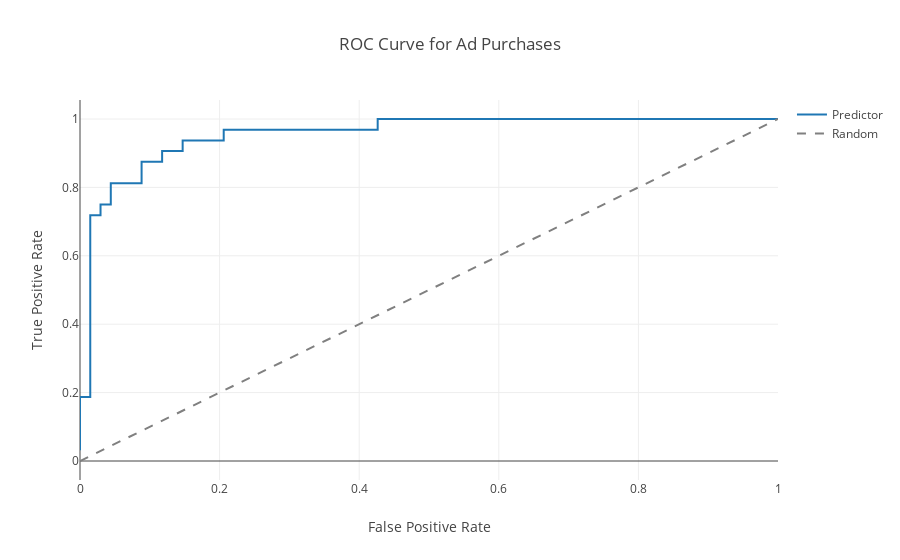

Here is the notebook cell this chart was saved with:
### Markdown cell above
We can also generate evaluation criteria that tell us how well our classifier worked. First we'll make a Receiver Operating Characteristic (ROC) curve.

### Code cell
# Use sklearn to get us the tpr and fpr at different cutoffs
tpr, fpr, _ = metrics.roc_curve(pred_df["Y_Values"], pred_df["Probabilities"])

trace0 = go.Scatter(
    x = tpr,
    y = fpr,
    mode = 'lines',
    name = 'Predictor'
)

trace1 = go.Scatter(
    x = tpr,
    y = tpr,
    mode='lines',
    name='Random',
    line=dict(
        dash="dash",
        color="grey")
)

data = [trace0, trace1]

layout = dict(title = 'ROC Curve for Ad Purchases',
              xaxis = dict(title = 'False Positive Rate'),
              yaxis = dict(title = 'True Positive Rate'),
              )

fig = dict(data=data, layout=layout)
iplot(fig)
auc = metrics.roc_auc_score(pred_df["Y_Values"], pred_df["Probabilities"])
print("Area Under the ROC Curve (AUC) is %.2f" % auc)

### Figure 1 — Plotly figure (JSON) as saved in the notebook; plotly's stock layout.template omitted (floating-point values rounded to 4 significant figures)
{"data": [{"mode": "lines", "name": "Predictor", "type": "scatter", "uid": "484d58b8-e98f-11e8-a61f-f0189801d286", "x": [0, 0, 0.01471, 0.01471, 0.02941, 0.02941, 0.04412, 0.04412, 0.08824, 0.08824, 0.1176, 0.1176, 0.1471, 0.1471, 0.2059, 0.2059, 0.4265, 0.4265, 1], "y": [0.03125, 0.1875, 0.1875, 0.7188, 0.7188, 0.75, 0.75, 0.8125, 0.8125, 0.875, 0.875, 0.9062, 0.9062, 0.9375, 0.9375, 0.9688, 0.9688, 1, 1]}, {"line": {"color": "grey", "dash": "dash"}, "mode": "lines", "name": "Random", "type": "scatter", "uid": "484d5ce6-e98f-11e8-a9dd-f0189801d286", "x": [0, 0, 0.01471, 0.01471, 0.02941, 0.02941, 0.04412, 0.04412, 0.08824, 0.08824, 0.1176, 0.1176, 0.1471, 0.1471, 0.2059, 0.2059, 0.4265, 0.4265, 1], "y": [0, 0, 0.01471, 0.01471, 0.02941, 0.02941, 0.04412, 0.04412, 0.08824, 0.08824, 0.1176, 0.1176, 0.1471, 0.1471, 0.2059, 0.2059, 0.4265, 0.4265, 1]}], "layout": {"title": "ROC Curve for Ad Purchases", "xaxis": {"title": "False Positive Rate"}, "yaxis": {"title": "True Positive Rate"}}}
